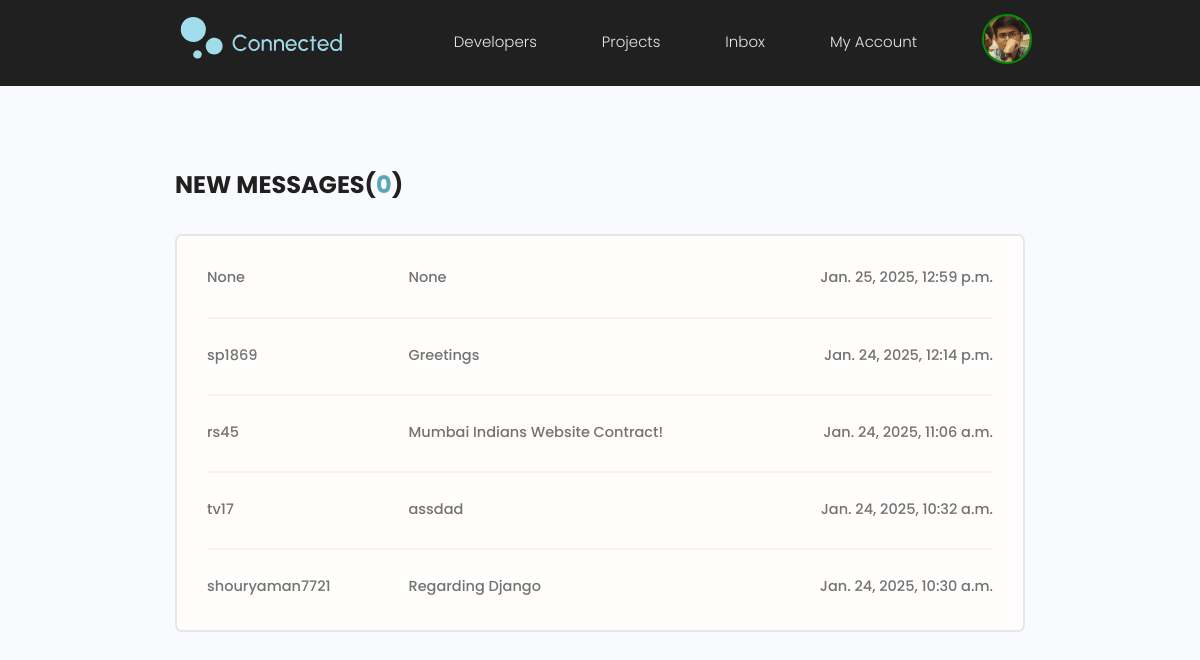
The page /inbox/ (signed in) on the database its author committed.
### users/models.py (models this page shows, shortened)
class Profile(models.Model):
    user = models.OneToOneField(User, on_delete=models.CASCADE, null=True, blank=True) #1 to 1 reln with in built user model
    name = models.CharField(max_length=300, blank=True, null=True)
    email = models.EmailField(max_length=600, null=True, blank=True)
    username = models.CharField(max_length=300, blank=True, null=True)
    location = models.CharField(max_length=300, blank=True, null=True)
    designation = models.CharField(max_length=300, blank=True, null=True)
    bio = models.TextField(blank=True,null=True)
    profile_image = models.ImageField(null=True,blank =True, upload_to="profiles/", default="profiles/user-default.png")
    github = models.CharField(max_length=300, blank=True, null=True)
    linkedin = models.CharField(max_length=300, blank=True, null=True)
    x = models.CharField(max_length=300, blank=True, null=True)
    website = models.CharField(max_length=300, blank=True, null=True)
    created = models.DateTimeField(auto_now_add=True)
    id = models.UUIDField(default=uuid.uuid4, unique=True, primary_key=True, editable=False)
    def __str__(self):
        return str(self.username)

class Message(models.Model):
    sender = models.ForeignKey(Profile, on_delete=models.SET_NULL, null=True, blank=True)
    recepient = models.ForeignKey(Profile, on_delete=models.SET_NULL, null=True, blank=True, related_name= 'messages')
    name = models.CharField(max_length=200,null=True, blank=True)
    email = models.EmailField(max_length=200,null=True, blank=True)
    subject = models.CharField(max_length=500,null=True, blank=True)
    body = models.TextField()
    is_read = models.BooleanField(default=False, null=True)
    created = models.DateTimeField(auto_now_add=True)
    id = models.UUIDField(default=uuid.uuid4, unique=True, primary_key=True, editable=False)
    class Meta:
        ordering = ['is_read','-created']

### users/views.py (the view)
# urls.py: path('inbox/', views.inbox, name='inbox'),
@login_required(login_url='login')
def inbox(request):
    profile = request.user.profile
    messageSet = profile.messages.all()     # messages here is the related name in recepient field in Message Model
    unreadCount = messageSet.filter(is_read =False).count()
    return render(request,'users/inbox.html',{'messageSet':messageSet, 'unreadCount':unreadCount})

### users/templates/users/inbox.html
{% extends "main.html" %}
{% load static %}
{% block content %}
  <main class="inbox my-xl">
    <div class="content-box">
      <h3 class="inbox__title">New Messages(<span>{{unreadCount}}</span>)</h3>
      <ul class="messages">
        {% for m in messageSet  %}
        {% if m.is_read == False %}
        <li class="message message--unread">
          <a href="{% url 'viewMessage' m.id %}">
            <span class="message__author">{{m.sender}}</span>
            <span class="message__subject">{{m.subject}}</span>
            <span class="message__date">{{m.created}}</span>
          </a>
        </li>
        {% else %}
        <li class="message">
          <a href="{% url 'viewMessage' m.id%}">
            <span class="message__author">{{m.sender}}</span>
            <span class="message__subject">{{m.subject}}</span>
            <span class="message__date">{{m.created}}</span>
          </a>
        </li>
        {% endif %}
        {% endfor %}
      </ul>
    </div>
  </main>
  {% endblock %}

### templates/navbar.html (shortened to what this page needs)
{% load static %}
<header class="header">
	<div class="container container--narrow">
		<a href="{% url 'profiles' %}" class="header__logo">
			<img src="{% static 'images/Logo2.svg' %}" alt="Connected Logo" />
		</a>
		<nav class="header__nav">
			<ul class="header__menu">
				<li class="header__menuItem">
					<a href="{% url 'profiles' %}">Developers</a>
				</li>
				<li class="header__menuItem">
					<a href="{% url 'projects' %}">Projects</a>
				</li>
				{% if request.user.is_authenticated %}
				<li class="header__menuItem"><a href="{% url 'inbox' %}">Inbox</a></li>
				<li class="header__menuItem">
					<a href="{% url 'account' %}">My Account</a>
				</li>
				<li class="header__menuItem">
					<a href="{% url 'account' %}">
					<img
									class="avatarAry avatar--sm"
									src="{{request.user.profile.profile_image.url}}"
									alt="profile_image"
								/>
					</a>
				</li>
				{% else %}
				<li class="header__menuItem">
					<a href="{% url 'login' %}" class="btn btn--sub">Login/Sign Up</a>
				</li>
				{% endif %}
			</ul>
		</nav>
	</div>
</header>

### static/styles/app.css (style rules this page uses)
:root { --color-sub: #202020; }
img { width: 100%; }
.content-box { width: 95%; max-width: 85rem; margin: 0 auto; }
.header { position: sticky; z-index: 111; background-color: var(--color-sub); padding: 1.3rem 0; }
.header > .container { display: flex; justify-content: space-between; align-items: center; padding-left: 0; }
.header__logo { margin-left: 0; }
.header__logo > img { height: 5.8rem; display: block; }
.header__nav > ul { display: inline-flex; align-items: center; list-style: none; gap: 6.5rem; }
.header__menuItem > a { color: var(--color-light); font-weight: 300; }
.inbox { height: 90vh; }
.inbox__title, .inbox__title span { font-size: 2.4rem; font-weight: 700; color: var(--color-sub); text-transform: uppercase; text-align: left; margin-bottom: 3rem; }
.inbox__title span { color: var(--color-main); }
.messages { list-style: none; background: var(--color-white); padding: 0.5rem 3rem; border: 2px solid var(--color-light); border-radius: 0.7rem; }
.message { padding: 2.5rem 0; }
.message > a span { font-size: 1.45rem; font-weight: 500; }
.message:not(:last-child) { border-bottom: 2px solid var(--color-white-light); }
.message > a { display: flex; gap: 1rem; }
.message__author, .message__date { flex-basis: 25%; }
.message__subject { flex-basis: 50%; }
.message__date { text-align: right; }

### static/uikit/styles/modules/_variables.css (style rules this page uses)
:root { --color-main: #5aa5b9; --color-main-light: #e6faff; --color-sub: #3f4156; --color-sub-light: #51546e; --color-sub-lighter: #ededfd; --color-text: #737373; --color-gray: #8b8b8b; --color-light: #e5e7eb; --color-light-gray: #767676; --color-bg: #f8fafd; --color-white: #fffefd; --color-white-light: #f3f3f3; --color-success: #359e64; --color-success-bg: #def8e8; --color-error: #fc4b0b; --color-error-bg: #fff2ee; --font-base: 'Poppins', arial, helvetica, 'Segoe UI', roboto, ubuntu, sans-serif; --font-monospace: 'Fira Code', 'Courier New', courier, monospace; --font-regular: 300; --font-medium: 500; --font-bold: 700; --generic-shadow: 1px 1px 5px #00000010; --generic-transition: all 0.3s ease-in-out; }

### static/uikit/styles/modules/_base.css (style rules this page uses)
* { margin: 0; padding: 0; box-sizing: border-box; text-rendering: optimizeLegibility; color: inherit; font-size: inherit; }
html { font-size: 50%; }
@media only screen and (min-width: 480px) { html { font-size: 56.25%; } }
@media only screen and (min-width: 1200px) { html { font-size: 62.5%; } }
body { line-height: 1.6; font-weight: 400; font-size: 1.5rem; color: var(--color-text); background-color: var(--color-bg); min-height: 100vh; }

### static/uikit/styles/modules/_typography.css (style rules this page uses)
* { font-family: var(--font-base); }
h3 { font-size: 3.2rem; font-weight: var(--font-medium); }
p, span, strong { font-size: 1.6rem; color: var(--color-text); font-weight: var(--font-regular); }
a { padding-bottom: 2px; text-decoration: none; display: inline-block; color: var(--color-main); font-weight: var(--font-medium); }

### static/uikit/styles/modules/_utilities.css (style rules this page uses)
.container { width: 92%; max-width: 165rem; margin: 0 auto; box-sizing: border-box; }
.container--narrow { width: 92%; max-width: 120rem; }
@media screen and (min-width: 1000px) { .container { width: 90%; } }
@media screen and (min-width: 1000px) { .container--narrow { width: 85%; } }
@media screen and (min-width: 1200px) { .container { width: 80%; } }
@media screen and (min-width: 1200px) { .container--narrow { width: 72%; } }
.my-xl { margin: 8rem auto; }

### static/uikit/styles/modules/_avatar.css (style rules this page uses)
.avatar--sm { height: 5rem; width: 5rem; }
.avatarAry { border-radius: 50%; border: 2px solid rgb(2, 144, 2); object-fit: cover; }

### rows shown on the page
Message: sender "None", subject "None", created "Jan. 25, 2025, 12:59 p.m."
Message: sender "sp1869", subject "Greetings", created "Jan. 24, 2025, 12:14 p.m."
Message: sender "rs45", subject "Mumbai Indians Website Contract!", created "Jan. 24, 2025, 11:06 a.m."
Message: sender "tv17", subject "assdad", created "Jan. 24, 2025, 10:32 a.m."
Message: sender "shouryaman7721", subject "Regarding Django", created "Jan. 24, 2025, 10:30 a.m."

### other values the page prints
{{ unreadCount }} "0"
